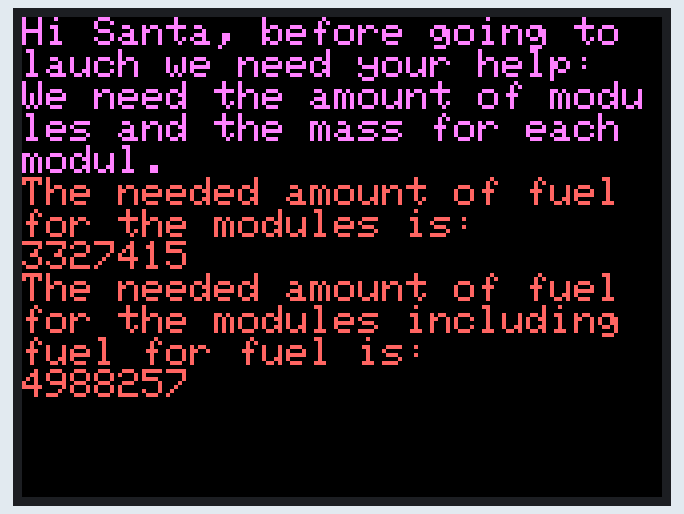
Recording of a sketch running on a simulated ESP32. Shown: 320×240 colour display.

Above: at 0.3 s.

The sketch:

day01_m5stack.ino
```cpp
// day01 by RJPlog, 01.12.2019

#include <M5Stack.h>

int i = 100; // amount of modules
int x; // counter
int fuel_counter_upper = 0;
int temporary_fuel = 0; //needed only for 2nd part
int mass[] = {54172,
              58469,
              92948,
              143402,
              57563,
              54532,
              68042,
              89847,
              70872,
              54069,
              107310,
              146439,
              88851,
              142869,
              71309,
              89613,
              70338,
              87708,
              95305,
              134384,
              128250,
              134991,
              91270,
              127819,
              68650,
              102556,
              129882,
              68688,
              129939,
              137344,
              102624,
              90828,
              86487,
              91712,
              114866,
              75697,
              107599,
              99053,
              87511,
              128128,
              57772,
              69314,
              90771,
              145376,
              100730,
              142675,
              112731,
              83985,
              123565,
              127325,
              86597,
              121772,
              131992,
              148859,
              93348,
              77294,
              119763,
              74636,
              95592,
              79628,
              78861,
              68565,
              88820,
              134291,
              69262,
              128678,
              118216,
              52799,
              92731,
              61600,
              63477,
              64016,
              131872,
              131412,
              146579,
              104400,
              99110,
              63458,
              144393,
              54787,
              148622,
              91323,
              61137,
              106082,
              103644,
              63795,
              126648,
              61489,
              140964,
              110963,
              72696,
              124370,
              110466,
              139317,
              108440,
              148062,
              89992,
              145645,
              70556,
              95739
             }; // mass of each module


void setup() {
  // put your setup code here, to run once:

  M5.begin();
  M5.Lcd.fillScreen(BLACK);
  M5.Lcd.setCursor(0, 0);
  M5.Lcd.setTextColor(M5.Lcd.color565(255, 131, 250));
  M5.Lcd.setTextSize(2);
  M5.Lcd.println("Hi Santa, before going to lauch we need your help:");
  M5.Lcd.println("We need the amount of modules and the mass for each modul.");


  // --- Day 1: The Tyranny of the Rocket Equation ---

  // fuel for each modul
  for (int x = 0; x < i; x++) {
    fuel_counter_upper = fuel_counter_upper + mass[x] / 3 - 2;
  }
 M5.Lcd.setTextColor(M5.Lcd.color565(255, 100, 100));
  M5.Lcd.println("The needed amount of fuel for the modules is:");
  M5.Lcd.println(fuel_counter_upper);

  // fuel for each modul including fuel for fuel
  fuel_counter_upper = 0;
  for (int x = 0; x < i; x++) {
    temporary_fuel = mass[x] / 3 - 2;
    while (temporary_fuel > 0) {
      fuel_counter_upper = fuel_counter_upper + temporary_fuel;
      temporary_fuel = temporary_fuel / 3 - 2;
    }

  }
  M5.Lcd.println("The needed amount of fuel for the modules including fuel for fuel is:");
  M5.Lcd.println(fuel_counter_upper);
}


void loop() {
  // put your main code here, to run repeatedly:


}
```
